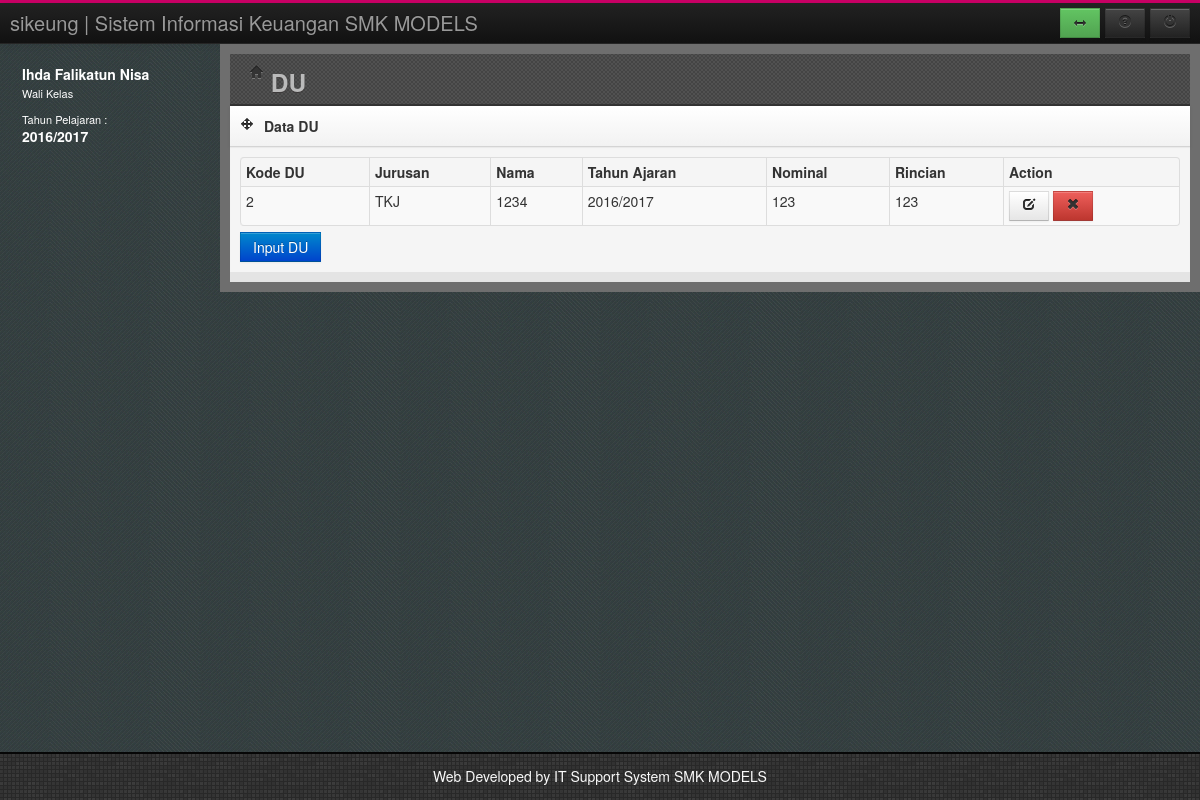
The app's page /index.php?page=du (signed in) with its own data.
### tables this page shows
CREATE TABLE `tahunjar` (
  `TahunAkademik` varchar(20) NOT NULL,
  `Status` varchar(20) DEFAULT NULL,
  PRIMARY KEY (`TahunAkademik`)
);

CREATE TABLE `du` (
  `kodedu` int(11) NOT NULL AUTO_INCREMENT,
  `Nama` varchar(20) DEFAULT NULL,
  `TahunAjaran` varchar(11) DEFAULT NULL,
  `Nominal` int(11) DEFAULT NULL,
  `Rician` varchar(11) DEFAULT NULL,
  `kode_jur` int(11) DEFAULT NULL,
  PRIMARY KEY (`kodedu`)
);

CREATE TABLE `jurusan` (
  `KODE_JUR` int(11) NOT NULL AUTO_INCREMENT,
  `NAMA_JUR` varchar(50) DEFAULT NULL,
  PRIMARY KEY (`KODE_JUR`)
);

### du.php (the view, shortened to what this page needs)
<header class="head">
	<div class="main-bar">
		<h3><i class="icon-home"></i> DU</h3>
	</div>
</header>
<div class="row-fluid">
	<div class="span12">
		<div class="box">
			<header>
				<div class="icons"><i class="icon-move"></i></div>
				<h5>Data DU</h5>
			</header>
			<div id="collapse4" class="body">
				<table id="dataTable" class="table table-bordered table-condensed table-hover table-striped">
					<thead>
						<tr>
							<th>Kode DU</th>
							<th>Jurusan</th>
                            <th>Nama</th>
							<th>Tahun Ajaran</th>
                            <th>Nominal</th>
                            <th>Rincian</th>
							<th>Action</th>
						</tr>
					</thead>
					<tbody>
					<?php
					$sql = "SELECT a.kodedu,b.NAMA_JUR,a.Nama,a.TahunAjaran,a.Nominal,a.Rician
                                        FROM du a, jurusan b
                                        WHERE a.Kode_Jur = b.KODE_JUR and a.TahunAjaran='$TahunAktif'";
					$rw=mysql_query($sql);
					while($rs=mysql_fetch_array($rw))
					{
					?>
						<tr>
							<td><?php echo $rs[0]; ?></td>
							<td><?php echo $rs[1]; ?></td>
							<td><?php echo $rs[2]; ?></td>
                                                        <td><?php echo $rs[3]; ?></td>
                                                        <td><?php echo $rs[4]; ?></td>
                                                        <td><?php echo $rs[5]; ?></td>
							<td>
								<a href="?page=adddu&act=1&id=<?php echo $rs[0]; ?>"><button class="btn edit"><i class="icon-edit"></i></button></a>
								<a href="hapusdu.php?id=<?php echo $rs[0]; ?>"><button class="btn btn-danger remove"><i class="icon-remove"></i></button></a>
							</td>
						</tr>
					<?php
					}
					?>
					</tbody>
				</table>
				<a href="?page=adddu&act=0">
					<input type="submit" value="Input DU" class="btn btn-primary">
				</a>
			</div>
		</div>
	</div>
</div>

### usersesion.php
<div class="media user-media hidden-phone">
	<div class="media-body hidden-tablet">
		<h5 class="media-heading"><?php echo $LogNamaUser;?></h5>
		<ul class="unstyled user-info">
			<li><?php echo $LogHak;?><br/><br/></li>
			<li>Tahun Pelajaran : <br/>
				<h5 class="media-heading"><?php echo $TahunAktif ;?></h5>
			</li>
		</ul>
	</div>
</div>

### assets/css/style.css (style rules this page uses)
html, body { height: 100%; }
.head { height: 40px; padding-bottom: 10px; *zoom: 1; }
.head:before, .head:after { display: table; content: ""; line-height: 0; }
.head:after { clear: both; }
.head .main-bar { margin-left: 20px; position: relative; }
#left .user-media { color: #fff; padding: 20px 0 20px 10px; }
#left .user-media .media-body { float: left; margin-left: 12px; }
#left .user-media .media-body h5 { margin-bottom: 3px; }
#left .user-media .media-body .user-info li { line-height: 13px; font-size: 11px; }
.head { background-color: #444444; background-image: url("../img/bg.png"); background-repeat: repeat; border-bottom: 2px solid #333333; }
.head .main-bar h3 { color: #BABABA; line-height: 29px; text-shadow: 0 1px 0 rgba(51, 47, 47, 0.6); }
.box { margin-bottom: 10px; position: relative; width: 100%; }
.box header { background-color: #fafafa; background-image: -moz-linear-gradient(top, #ffffff, #f2f2f2); background-image: -webkit-gradient(linear, 0 0, 0 100%, from(#ffffff), to(#f2f2f2)); background-image: -webkit-linear-gradient(top, #ffffff, #f2f2f2); background-image: -o-linear-gradient(top, #ffffff, #f2f2f2); background-image: linear-gradient(to bottom, #ffffff, #f2f2f2); background-repeat: repeat-x; filter: progid:DXImageTransform.Microsoft.gradient(startColorstr='#ffffffff', endColorstr='#fff2f2f2', GradientType=0); border-bottom: 1px solid #d4d4d4; -webkit-box-shadow: 0 1px 4px rgba(0, 0, 0, 0.065); -moz-box-shadow: 0 1px 4px rgba(0, 0, 0, 0.065); box-shadow: 0 1px 4px rgba(0, 0, 0, 0.065); *zoom: 1; }
.box header:before, .box header:after { display: table; content: ""; line-height: 0; }
.box header:after { clear: both; }
.box header .icons, .box header h5 { float: left; margin: 0; }
.box header .icons { float: left; display: block; padding: 10px 5px 10px 10px; }
.box header h5 { margin: 10px 0 10px 5px; }
.box .body, .box .block { padding: 10px; background-color: #F5F5F5; -webkit-box-shadow: inset 0 1px 1px rgba(0, 0, 0, 0.05); -moz-box-shadow: inset 0 1px 1px rgba(0, 0, 0, 0.05); box-shadow: inset 0 1px 1px rgba(0, 0, 0, 0.05); }
.btn { -webkit-border-radius: 0; -moz-border-radius: 0; border-radius: 0; }

### assets/css/responsive-tables.css (style rules this page uses)
table th { font-weight: bold; }
table td, table th { padding: 9px 10px; text-align: left; }

### records on screen
tahunjar: TahunAkademik "2016/2017"
du: kodedu "2", kode_jur.NAMA_JUR "TKJ", Nama "1234", TahunAjaran "2016/2017", Nominal "123", Rician "123"

### other values on screen
$LogNamaUser "Ihda Falikatun Nisa"
$LogHak "Wali Kelas"
